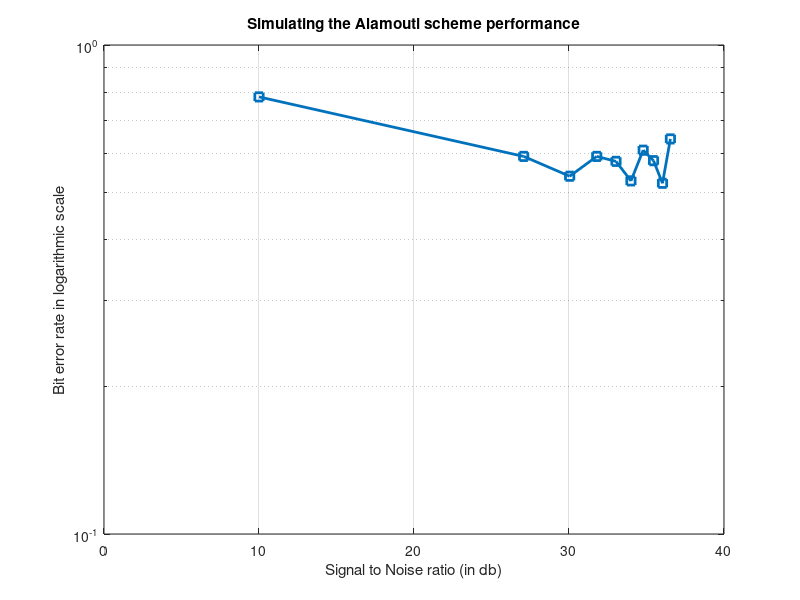

The MATLAB source for this figure:
clear all
clc
USING_MATLAB = 0;

if (USING_MATLAB == 0)
  pkg load statistics
  pkg load communications
  pkg load signal
end

binary_data = [0, 1];
% No of sub carriers
N = 256;
% Desired data rate in bits/sec
Rd = 10^(6);
% Data rate of each sub carrier
Rs = Rd/N;
%symbol duration in sec calc
Tu = 2/Rs ;
% Freq separation
delF = 1/Tu;
% Number of timeslots to observe the simulation
Nt = 1;
% Random input data generation

P = zeros(1,199);
iter = zeros(1,199);
errors = zeros(1,199);
SNR = zeros(1,199);
sigma = 1;
ind = 0;
% Energy of each symbol 
for Es = 0.1:5:50 
%     ind = int16((Es-0.1)/0.05 + 1);
    ind = ind + 1;
    while(iter(ind)<1)
        iter(ind) = iter(ind)+1;
        if (USING_MATLAB) 
          data1 = randsample([0 1],N*Nt*2,true);  
          data2 = randsample([0 1],N*Nt*2,true);          
        else 
          rand_indices = randi(2, 1, N*Nt*2); 
          data1 = binary_data(rand_indices);
          rand_indices = randi(2, 1, N*Nt*2); 
          data2 = binary_data(rand_indices);
        end

        sigma = 0.1;
        % QPSK symbols - input to IFFT
        X1 = zeros(1,N*Nt);
        X2 = zeros(1,N*Nt);
        % QPSK symbol generation
        count = 0;
        for i=1:length(data1)/2
            count = count+1;
            switch bi2de([data1(2*i-1) data1(2*i)])
                case 0
                    X1(count) = complex(sqrt(Es/2),sqrt(Es/2));
                case 1
                    X1(count) = complex(-sqrt(Es/2),sqrt(Es/2));
                case 2
                    X1(count) = complex(-sqrt(Es/2),-sqrt(Es/2));
                case 3
                    X1(count) = complex(sqrt(Es/2),-sqrt(Es/2));
            end
        end
        count = 0;
        for i=1:length(data2)/2
            count = count+1;
            switch bi2de([data2(2*i-1) data2(2*i)])
                case 0
                    X2(count) = complex(sqrt(Es/2),sqrt(Es/2));
                case 1
                    X2(count) = complex(-sqrt(Es/2),sqrt(Es/2));
                case 2
                    X2(count) = complex(-sqrt(Es/2),-sqrt(Es/2));
                case 3
                    X2(count) = complex(sqrt(Es/2),-sqrt(Es/2));
            end
        end
        % Inverse FFT
        x1n = ifft(X1);
        x2n = ifft(X2);
        %n=0:1023;
        % 3-tap system
        taps=4;
        h = complex(random('norm',0,1,2,taps),random('norm',0,1,2,taps));
        % adding cyclic prefix
        for i=1:taps-1
            temp1(i) = x1n(length(x1n)-i+1);
            temp2(i) = x2n(length(x2n)-i+1);
        end
        x1n = [temp1 x1n];
        x2n = [temp2 x2n];
        % Channel response when xn is transmitted
        noise = random('norm',0,sigma,2,N);
        %noise = zeros(2,N);
        temp3 = conv(h(1,:),x1n) + conv(h(2,:),x2n);
        temp4 = conv(h(1,:),-fliplr(conj(x2n))) + conv(h(2,:),fliplr(conj(x1n)));
        y1n = temp3(taps:length(temp3)-taps+1) + noise(1,:);
        y2n = temp4(taps:length(temp4)-taps+1) + noise(2,:);
        % alamouti decoding begins :(
        H1 = fft(h(1,:),N);
        H2 = fft(h(2,:),N);
        Y1 = fft(y1n);
        Y2 = fft(y2n);
        % Estimate calculation
        U1 = (conj(H1).*Y1 + H2.*conj(Y2))./(abs(H1).^2 + abs(H2).^2);
        U2 = conj(H2).*Y1 - H1.*conj(Y2)./(abs(H1).^2 + abs(H2).^2);
        data_decode1=zeros(1,2*N);
        data_decode2=zeros(1,2*N);
    
        for i=1:N
            if(angle(U1(i))>=0 && angle(U1(i))< pi/2)
                data_decode1(2*i-1)=0;
                data_decode1(2*i)=0;
            elseif(angle(U1(i))>=pi/2 && angle(U1(i))< pi)
                data_decode1(2*i-1)=1;
                data_decode1(2*i)=0;
            elseif(angle(U1(i))>=-pi && angle(U1(i))< -pi/2)
                data_decode1(2*i-1)=0;
                data_decode1(2*i)=1;
            else
                data_decode1(2*i-1)=1;
                data_decode1(2*i)=1;
            end
        end
        for i=1:N
            if(angle(U2(i))>=0 && angle(U2(i))< pi/2)
                data_decode2(2*i-1)=0;
                data_decode2(2*i)=0;
            elseif(angle(U2(i))>=pi/2 && angle(U2(i))< pi)
                data_decode2(2*i-1)=1;
                data_decode2(2*i)=0;
            elseif(angle(U2(i))>=-pi && angle(U2(i))< -pi/2)
                data_decode2(2*i-1)=0;
                data_decode2(2*i)=1;
            else
                data_decode2(2*i-1)=1;
                data_decode2(2*i)=1;
            end
        end
        errors(ind) = errors(ind) + nnz(data_decode1-data1) + nnz(data_decode2-data2);  
        if(errors(ind)>=1200)
            break;
        end
    end
    P(ind) = errors(ind)/(2*N*iter(ind));
    SNR(ind) = 10*log10(Es/(sigma^2));
end

semilogy(SNR, P, "s", "linewidth", 2, "linestyle","-");
grid on
xlabel('Signal to Noise ratio (in db)');
ylabel('Bit error rate in logarithmic scale');
title("Simulating the Alamouti scheme performance");